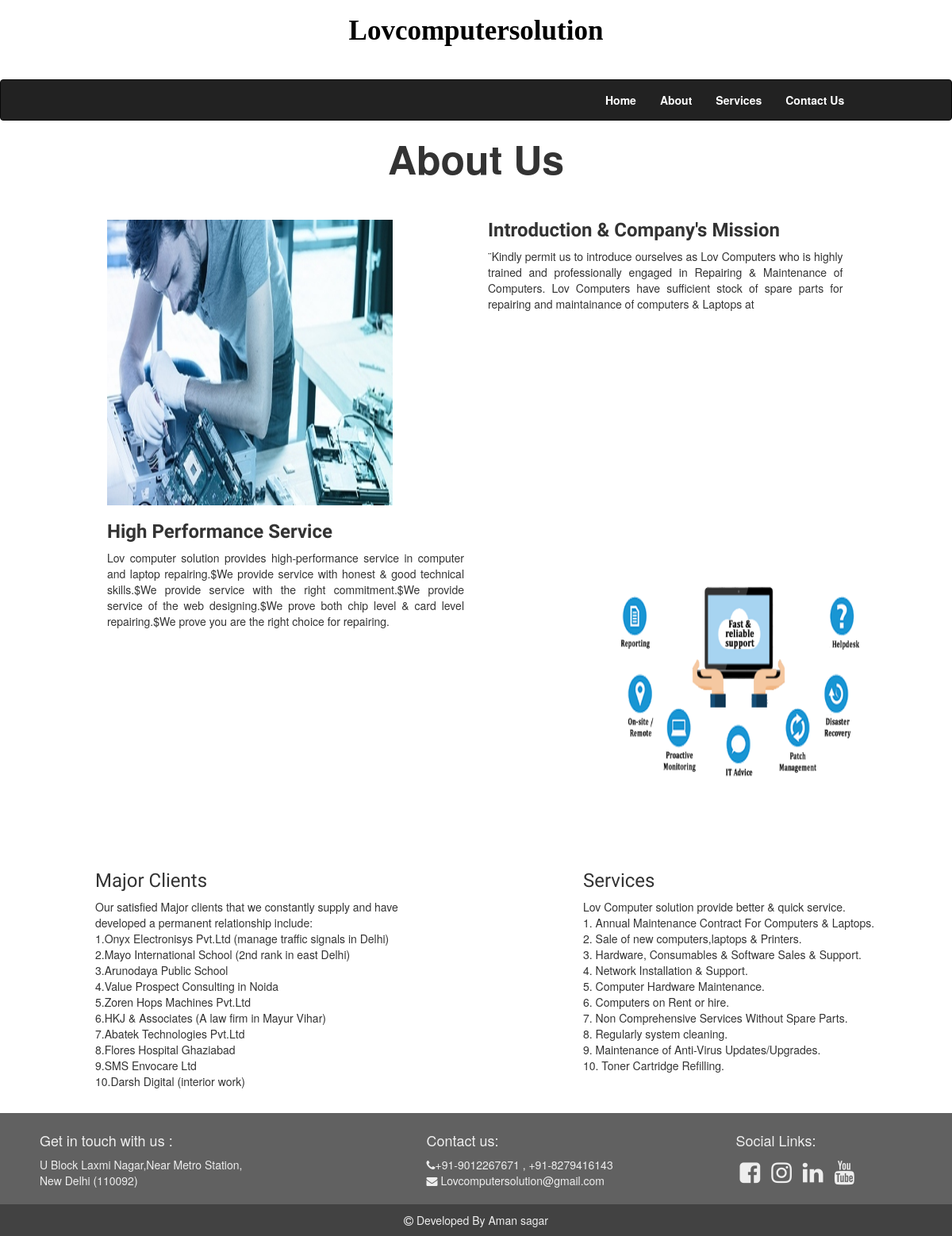
Page /about.php on the committed database.
### tables this page shows
CREATE TABLE `pages_table` (
  `id` int(11) NOT NULL,
  `page_name` varchar(255) NOT NULL,
  `url` text NOT NULL,
  `status` varchar(20) NOT NULL
);

CREATE TABLE `contain` (
  `id` int(11) NOT NULL,
  `page_id` int(11) DEFAULT NULL,
  `tittle` varchar(255) DEFAULT NULL,
  `description` varchar(3000) DEFAULT NULL,
  `image_url` varchar(255) DEFAULT NULL,
  `status` varchar(2) DEFAULT NULL
);

CREATE TABLE `footer` (
  `id` int(11) NOT NULL,
  `tittle` varchar(255) DEFAULT NULL,
  `description` text DEFAULT NULL,
  `image_url` varchar(255) DEFAULT NULL,
  `status` varchar(2) DEFAULT NULL
);

### about.php (the view, shortened to what this page needs)
	<?php
		require_once'includes/lov_header.php';
		require_once'includes/init.php';
		$qry= "SELECT * FROM contain WHERE status ='Y' AND id =19 OR id=20";
		$QRY="SELECT * FROM contain WHERE status ='Y' AND id =21 OR id=22";
		$QRY_RES=mysqli_query($con,$QRY);
		$res=mysqli_query($con,$qry);
	?>
		<center><h1 style="font-weight:bold; font-size:50px;">About Us</h1></center>
		<br>
		<br>
				<?php
				$count=1;
				while($text = mysqli_fetch_array($res)){ ?>
					<div class="row ">
					<?php if($count%2==0){
					?>
					<div class="col-md-6 col-sm-2" style="padding-left:150px">
						<h3 style="font-weight: bold; font-family:'Carrois Gothic', sans-serif;"><?php echo $text['tittle']; ?> </h3>
						<p style=" text-align: justify;"><?php echo $text['description']; ?></p>
					</div>
				<br><br>
					<div class="col-md-6 col-sm-2" style="padding-left:150px;">
							<img src="assets/about/<?php echo $text['image_url']; ?>" alt="Image1" style=" height:45vh; width:80%">
					</div>
				<?php }else{ ?>
					<div class="col-md-6 col-sm-2" style="padding-left:150px;">
							<img src="assets/about/<?php echo $text['image_url']; ?>" alt="Image1" style=" height:45vh; width:80%">
					</div>
					<div class="col-md-5 col-sm-2" style="padding-right:50px;;margin-top:-20px">
						<h3 style="font-weight: bold; font-family:'Carrois Gothic', sans-serif;"><?php echo $text['tittle']; ?> </h3>
						<p style=" text-align: justify;"><?php echo $text['description']; ?></p>
					</div>
				<br><br>
				<?php } $count++; ?>
			</div>
		<?php } ?>
		<br><br>
		<div class="">
							<div class="row">
							<?php
							 while ($last_res = mysqli_fetch_array($QRY_RES)) {
							 	 ?>
										<div class="col-md-6">
											<div class="clients" style="padding-left: 120px;">
												<h3 style="font-family: 'Carrois Gothic', sans-serif;"><?php echo $last_res['tittle'];?></h3>
												<p><?php
													$arr_data = explode('$', $last_res['description']);
													for($i=0;$i<sizeof($arr_data);$i++){
														echo $arr_data[$i]."<br>";
													}
												?></p>
											</div>
										</div>
						<?php } ?>
								</div>
				</div>
			<br>
   				<?php require_once 'includes/lov_footer.php'; ?>
    </html>
</body>
</html>

### includes/lov_header.php (shortened to what this page needs)
<?php
	require 'includes/init.php';
	$QRY_PAGES = "select * from pages_table where status='Y'";
	$res_PAGE = mysqli_query($con,$QRY_PAGES);
?>
    <!DOCTYPE html>
    <html>
    <head>
        <link rel="stylesheet" type="text/css" href="./bootstrap/css/bootstrap.min.css">
        <link rel="stylesheet" href="https://cdnjs.cloudflare.com/ajax/libs/font-awesome/4.7.0/css/font-awesome.min.css">
        <link href="http://netdna.bootstrapcdn.com/bootstrap/3.0.0/css/bootstrap-glyphicons.css" rel="stylesheet">
</head>
<body>
            <div style="width:100%;height:100px;margin-top: -20px">
			<center><h2 style="font-weight: bold; font-size: 35px;padding-top:20px; font-family: 'Lakki Reddy', cursive;"><a href="sai_home.php" style="color:black; ">Lovcomputersolution</a></h2></center>
        </div>
		<div class="left menu ">
			<nav class="navbar navbar-inverse ">
		<div class="right menu "style="padding-right: 10% ">
		<div class="collapse navbar-collapse menubar ">
		<div class="topnav ">
			<ul class="nav navbar-nav navbar-right " >
				<?php while ($row_PAGES = mysqli_fetch_array($res_PAGE)) {
					if($row_PAGES['id']!=3){ ?>
						<li style="font-weight: bold; " ><a style="color:white " href="<?php echo $row_PAGES[ 'url']; ?>">
        <?php echo $row_PAGES['page_name']; ?>
            </a>
            </li>
            <?php }else{ ?>
                <li class="dropdown"><a href="sai_service.php" class="dropdown-toggle" data-toggle="dropdown" style="font-weight: bold; color: white"> Services</a>
                </li>
                <?php }} ?>
                    </ul>
                    </div>
                    </div>
                    </div>
                    </nav>
                    </div>

### includes/lov_footer.php (shortened to what this page needs)
<?php
    $qry="SELECT * FROM footer WHERE status='Y'";
    $res=mysqli_query($con,$qry);
    $row = mysqli_fetch_all($res);
?>
                    <div class="footer" style="background:#616161;padding-top:15px">
                        <div class="container-fluid">
                            <div class="col-lg-4">
                                <div class="widget" style="padding-left:20px;">
                                    <h4 class="widgetheading">Get in touch with us : </h4>
                                    <address>
							     <?php echo $row[0][2]; ?>
						</address>
                                </div>
                            </div>
                            <div class="col-md-1"></div>
                            <div class="col-lg-3" style="padding-left:35px">
                                <h4>Contact us:</h4>
                                <p>
                                    <i class="fa fa-phone"></i><?php echo $row[1][2];?>
                                    <br>
                                    <i class="fa fa-envelope"></i>&nbsp;<?php echo $row[2][2];?>
                                </p>
                            </div>
                            <div class="col-md-1"></div>
                            <div class="col-lg-3" style="margin-left:-20px">
                                <ul class="">
                                    <h4 class="">Social Links:</h4>
                                    <a href="<?php echo $row[3][2];?>" title="Facebook" target="_blank"><span class='fa fa-facebook-square' style="font-size:30px;"></span></a>
                                    <a href="<?php echo $row[4][2];?>" title="Instagram" target="_blank"><span class='fa fa-instagram' style="font-size:30px;"></span></a>
                                    <a href="<?php echo $row[5][2];?>" title="Linkedin" target="_blank"><span class='fa fa-linkedin' style="font-size:30px;"></span></a>
                                    <a href="<?php echo $row[6][2];?>" title="youtube" target="_blank"><span class='fa fa-youtube' style="font-size:30px;"></span></a>
                                </ul>
                            </div>
                        </div>
                        <div style="padding:10px;background:#424242">
                            <center><i class='fa fa-copyright'></i>&nbsp;Developed By Aman sagar</center>
                        </div>
                    </div>

### includes/lov_footer.php (style rules this page uses)
.footer { color: #eeeeee; }
a>span { color: #eeeeee; padding: 5px; }

### rows in the picture
pages_table: page_name "Home"
pages_table: page_name "About"
pages_table: page_name "Contact Us"
contain: image_url (picture), tittle "Introduction & Company's Mission", description "¨Kindly permit us to introduce ourselves as Lov Computers who is highly trained and professionally engaged in Repairing & Maintenance of Computers. Lov Computers have sufficient stock of spare parts for repairing and maintainance of computers & Laptops at"
contain: tittle "High Performance Service", description "Lov computer solution provides high-performance service in computer and laptop repairing.$We provide service with honest & good technical skills.$We provide service with the right commitment.$We provide service of the web designing.$We prove both chip level & card level repairing.$We prove you are the right choice for repairing.", image_url (picture)
contain: tittle "Major Clients", description "Our satisfied Major clients that we constantly supply and have developed a permanent relationship include:", description "1.Onyx Electronisys Pvt.Ltd (manage traffic signals in Delhi)", description "2.Mayo International School (2nd rank in east Delhi)", description "3.Arunodaya Public School", description "4.Value Prospect Consulting in Noida", description "5.Zoren Hops Machines Pvt.Ltd", description "6.HKJ & Associates (A law firm in Mayur Vihar)", description "7.Abatek Technologies Pvt.Ltd", description "8.Flores Hospital Ghaziabad", description "9.SMS Envocare Ltd", description "10.Darsh Digital (interior work)"
contain: tittle "Services", description "Lov Computer solution provide better & quick service.", description "1. Annual Maintenance Contract For Computers & Laptops.", description "2. Sale of new computers,laptops & Printers.", description "3. Hardware, Consumables & Software Sales & Support.", description "4. Network Installation & Support.", description "5. Computer Hardware Maintenance.", description "6. Computers on Rent or hire.", description "7. Non Comprehensive Services Without Spare Parts.", description "8. Regularly system cleaning.", description "9. Maintenance of Anti-Virus Updates/Upgrades.", description "10. Toner Cartridge Refilling."
footer: description "U Block Laxmi Nagar,Near Metro Station, New Delhi (110092)"
footer: description "+91-9012267671 , +91-8279416143"
footer: description "Lovcomputersolution@gmail.com"
